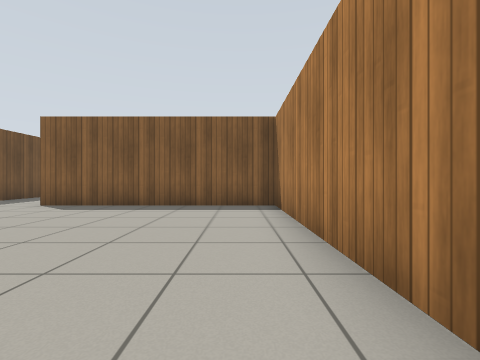
View 1 (above)

23 first-person views from a walk through a robot-simulator world made for Gazebo. The camera is 0.72 m above the floor, looks level and sees 85° across. The floor is counted in squares, 1 m on a side. Each view is taken from the middle of a square. On the plan, view 1 faces up. The plan holds only what a view shows up to about 9 squares ahead; the rest is blank. Gazebo's built-in surfaces are drawn with simple patterns.

View 2
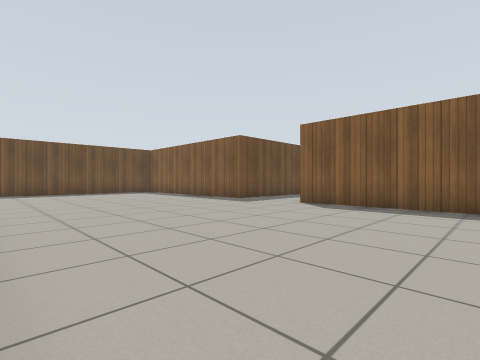

View 3
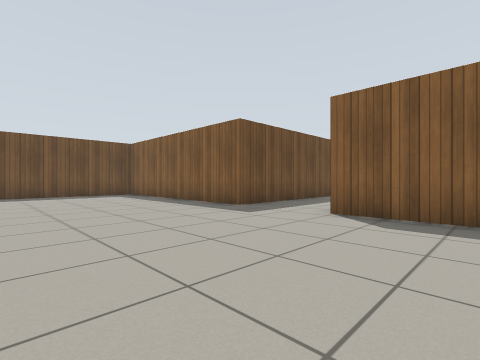

View 4
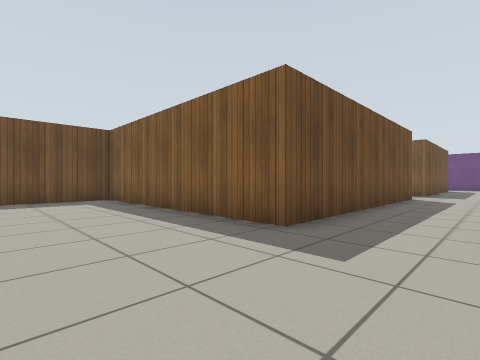

View 5
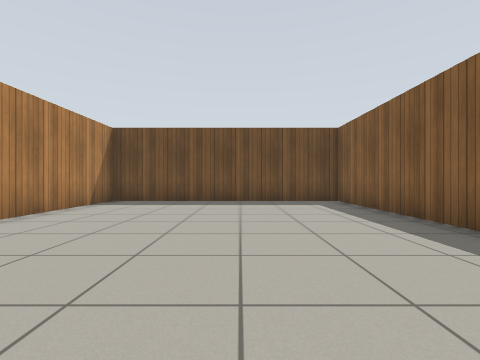

View 6
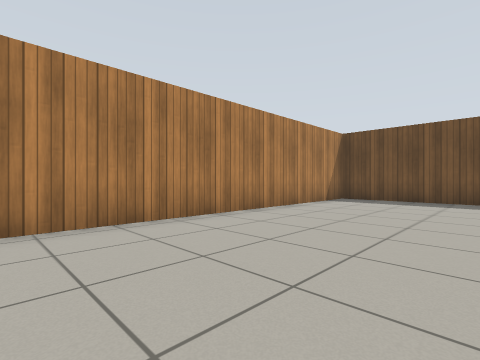

View 7
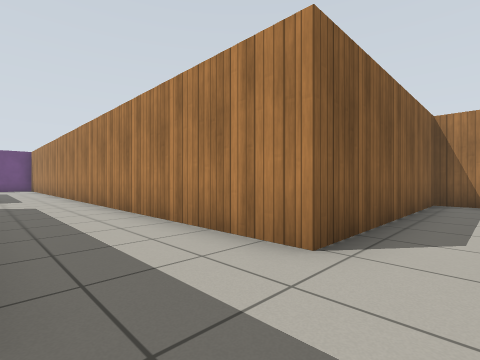

View 8
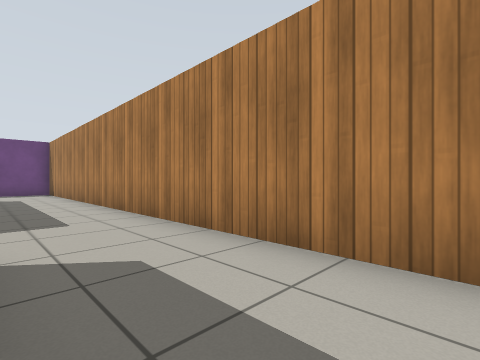

View 9
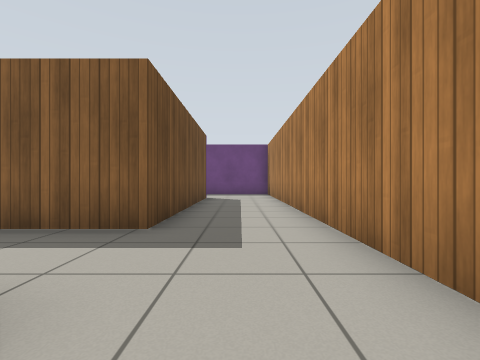

View 10
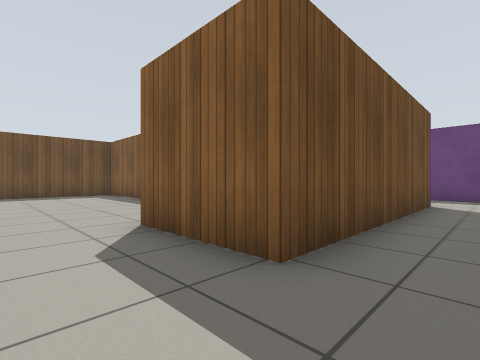

View 11
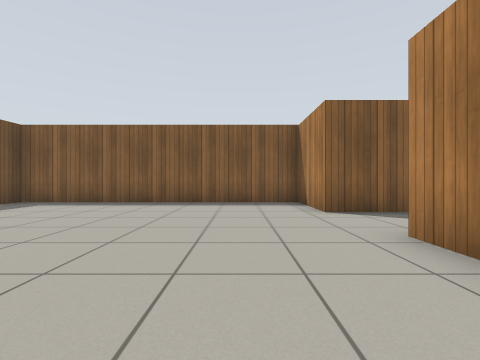

View 12
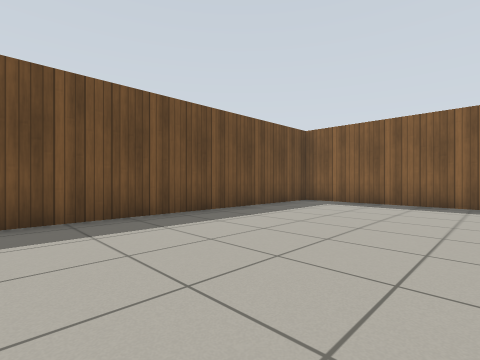

View 13
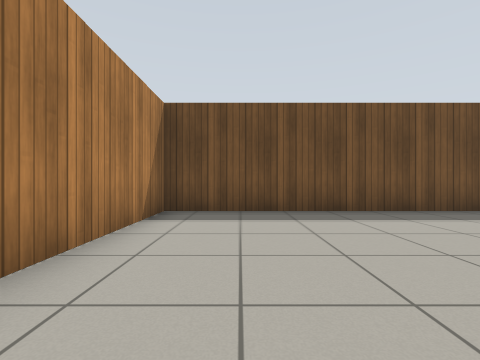

View 14
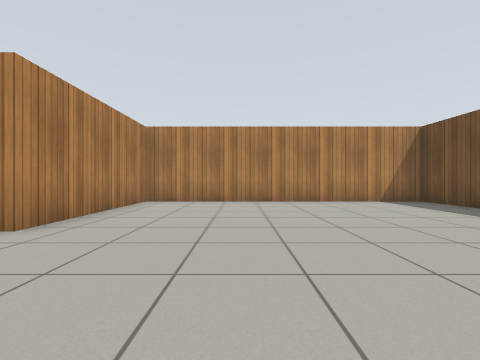

View 15
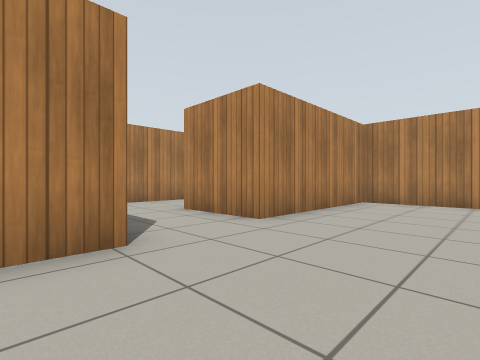

View 16
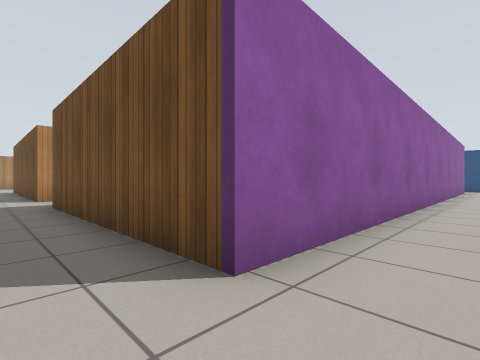

View 17
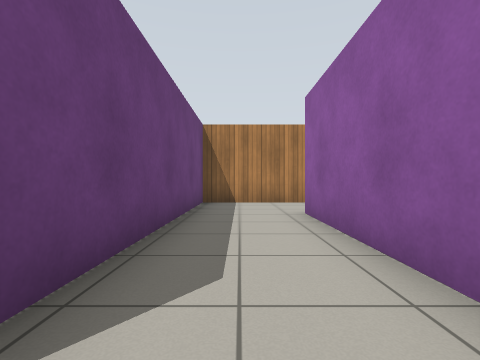

View 18
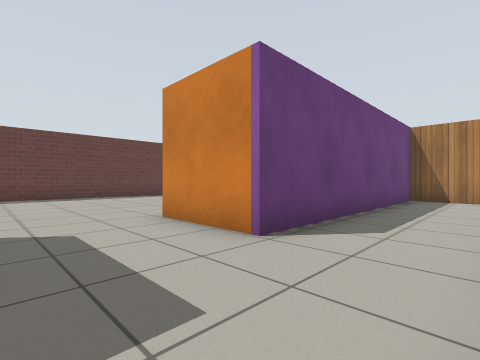

View 19
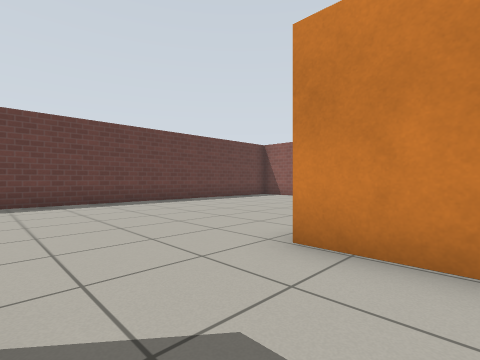

View 20
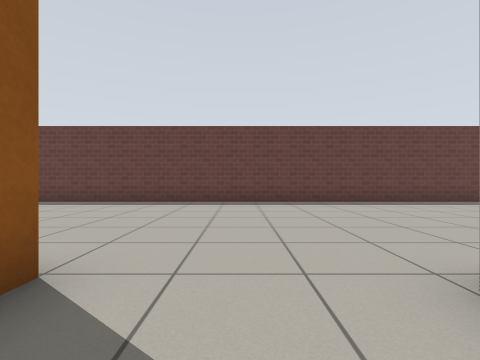

View 21
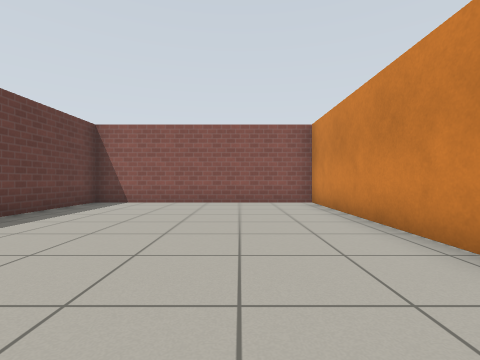

View 22
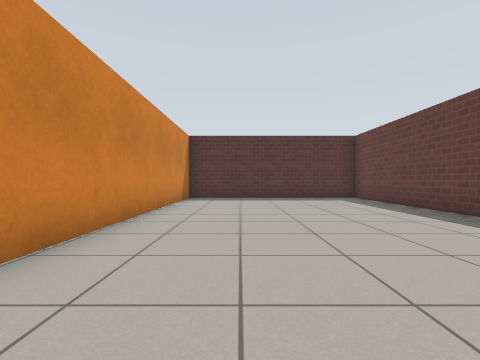

View 23
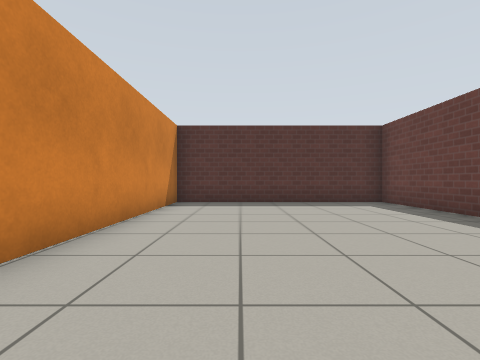

### Floor plan
Points are (right, up) in squares from view 1. A wall is a line through its corners. A room is listed if a view was taken in it or the views show most of it. See-through windows are left out.
Room 1 (views 1, 2, 3, 4, 5, 6, 7, 8, 9, 10, 16)
walls: (-10.9, 15.3) (-8.3, 15.3) (-8.3, 7.3) (-15.9, 7.3) (-15.9, -0.3) (-6.1, -0.3); (1, 1) (1, 7.3) (-5.6, 7.3) (-5.6, 27.2) (-13.4, 27.2); (-14.5, 24.6) (-8.3, 24.6) (-8.3, 17.8) (-11.1, 17.8)
ways out: opening at (-11, 16.5) to room 2; opening at (-13.5, 25.5) to room 3
Room 2 (views 11, 12, 13, 14, 15)
walls: (-11.1, 17.8) (-11.1, 20.4) (-20, 20.4) (-20, 10.2) (-10.9, 10.2) (-10.9, 15.3)
ways out: opening at (-11, 16.5) to room 1
Room 3 (views 17, 18, 19, 20, 21, 22, 23)
walls: (-11.5, 29.7) (-5.6, 29.7) (-5.6, 36.6) (-25.6, 36.6) (-25.5, 29.9) (-17.1, 29.9); (-13.4, 27.2) (-13.4, 29.7); (-18.2, 24.6) (-14.5, 24.6)
ways out: opening at (-13.5, 25.5) to room 1

Positions as (right, up) in squares from view 1, and headings:
1: (0, 0), facing up
2: (-1, 0), facing up-left
3: (-3, 2), facing up-left
4: (-6, 4), facing up-left
5: (-7, 4), facing left
6: (-6, 4), facing down-left
7: (-8, 6), facing up-right
8: (-8, 12), facing up-right
9: (-7, 14), facing up
10: (-7, 16), facing up-left
11: (-13, 12), facing up
12: (-15, 12), facing up-left
13: (-14, 12), facing left
14: (-14, 19), facing down
15: (-14, 19), facing down-right
16: (-7, 26), facing down-left
17: (-14, 26), facing right
18: (-16, 25), facing up-right
19: (-16, 28), facing up-right
20: (-15, 28), facing up
21: (-14, 32), facing right
22: (-15, 32), facing left
23: (-17, 32), facing left
